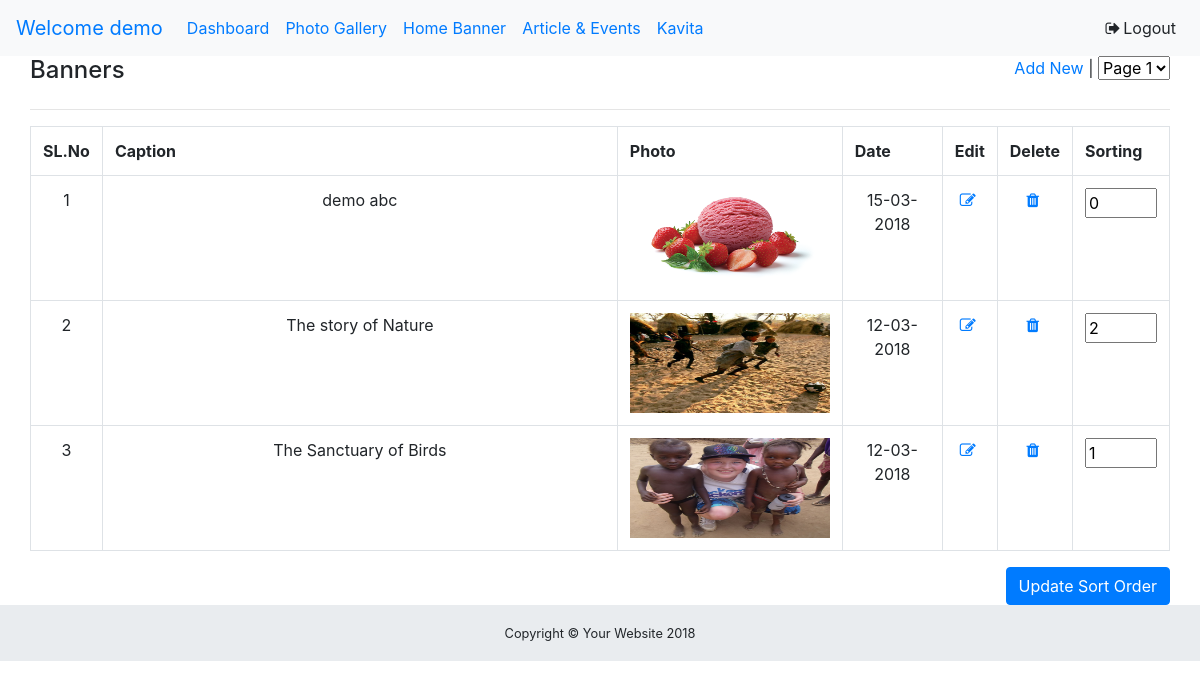
Page /cms/banner.php (signed in) on the committed database.
### tables this page shows
CREATE TABLE `tbl_banner` (
  `photo_id` int(11) NOT NULL,
  `photo_caption` varchar(250) DEFAULT NULL,
  `photo_file` varchar(250) DEFAULT NULL,
  `photo_date` varchar(200) DEFAULT NULL,
  `sort_order` int(11) DEFAULT '0',
  `status` int(11) DEFAULT '1'
);

### cms/includes/functions/common.php (called while the page is built, shortened)
<?php
function outText($str) {
	$str = stripslashes($str);
	return $str;
}
function currentPage() {
	$currentpageurl = $_SERVER['PHP_SELF'];
	return $currentpageurl;
}
function isLoggedin() {
	if( isset($_SESSION[SES]['admin']) && count($_SESSION[SES]['admin'])>0 ) {
		return true;
	}
	else {
		return false;
	}
}
?>

### includes/classes/sitedata.cls.php (called while the page is built, shortened)
<?php
class SiteData	{
	var $oDb;
	function SiteData()	{
		$this->oDb = new WADB(SYSTEM_DBHOST, SYSTEM_DBNAME, SYSTEM_DBUSER, SYSTEM_DBPWD);
		return TRUE;
	}
	function getData($sSql)	{
		$hData  = $this->oDb->selectRecords($sSql);
		$iNumOfItems = $this->oDb->getNumberOfRecords();
		$ahomeData = array('NO_OF_ITEMS'=>$iNumOfItems, 'oDATA'=>$hData);
		return $ahomeData ;
	}
}
?>

### includes/classes/Banner.cls.php (called while the page is built, shortened)
<?php
class Banner extends SiteData {
	function getTotalPages() {
		$sql="select COUNT(*) as total from ".BANNER." order by sort_order desc";
		$res = $this->getData($sql);
		return $res['oDATA'][0]['total'];
	}
	function getAllBanners($page=0, $orderby="id", $order="desc") {
		$sql="select * from ".BANNER." order by $orderby $order limit $page,".PAGE_LIMIT;
		$res = $this->getData($sql);
		return $res;
	}
}
?>

### includes/classes/db.cls.php (called while the page is built, shortened)
<?php
class WADB
	{
		public $iNoOfRecords;
		public $bSelectRecords;
		private $oDbLink;
		function WADB ($sDbHost, $sDbName, $sDbUser, $sDbPwd)
		{
			$this->oDbLink = mysqli_connect ($sDbHost, $sDbUser, $sDbPwd,$sDbName) or die ("MySQL DB could not be connected");
		}
		function selectRecords($sSqlQuery)
		{
			$this->oQueryResult = mysqli_query($this->oDbLink, $sSqlQuery) or die(mysqli_error($this->oDbLink));
			$this->iNoOfRecords = mysqli_num_rows($this->oQueryResult);
			if ($this->iNoOfRecords > 0) {
				while ($oRow = mysqli_fetch_assoc($this->oQueryResult)) {
					$this->bSelectRecords[] = $oRow;
				}
			}
			$this->aArrRec = $this->bSelectRecords;
			return $this->aArrRec;
		}
		function getNumberOfRecords () {
			return $this->iNoOfRecords;
		}
	}
?>

### cms/includes/banner_list.php (the view, shortened to what this page needs)
 <?php
$total_page = $bannerObj->getTotalPages();
$page = isset($_GET['page'])?(int)$_GET['page']:0;
$orderby = isset($_SESSION[SES]['banner']['orderby'])?$_SESSION[SES]['banner']['orderby']:"photo_id";
$order = isset($_SESSION[SES]['banner']['order'])?$_SESSION[SES]['banner']['order']:"desc";
$res = $bannerObj->getAllBanners($page*PAGE_LIMIT,$orderby, $order);
$total = $res['NO_OF_ITEMS'];
?>
<div class="col-12">
  <div class="pull-left"><h4>Banners</h4></div>
  <div class="pull-right"><a href="<?=$_curpage?>?q=add">Add New</a> | <?php if($total_page>1){?><select name="page" onchange="document.location.href='<?=$_curpage?>?page='+this.value" class="sel1"><?php
		for($i=0;$i<ceil($total_page/PAGE_LIMIT);$i++) {
			if(isset($_GET['page']) && $_GET['page']!="" && $_GET['page']==$i) {
			echo '<option value="'.$i.'" selected="selected">Page '.($i+1).'</option>';}
			else {echo '<option value="'.$i.'">Page '.($i+1).'</option>';}
		} ?></select> <?php }?>
		</div>
 <div class="clearfix"></div>
  <hr/>
<?php if($total>0) {?>
<form action="BannerAction.php" method="post" >
<table class="table table-bordered">
	<tr>
		<th width="30">SL.No</th>
		<th>Caption</th>
		<th width="200">Photo</th>
		<th width="100">Date</th>
		 <th width="30">Edit</th>
	   <th width="30">Delete</th>
	  <th width="30">Sorting</th>
	</tr>
	<?php
for($i=0;$i<$total;$i++) {
	$photo_id = $res['oDATA'][$i]['photo_id'];
	$photo_file = outText($res['oDATA'][$i]['photo_file']);
	$photo_caption = outText($res['oDATA'][$i]['photo_caption']);
	$photo_date = outText($res['oDATA'][$i]['photo_date']);
	$sort_order = outText($res['oDATA'][$i]['sort_order']);
	if($photo_file!="") {
		$image = "<img src='../photo/".$photo_file."' height='100' width='200' border='0' />";
	}
	else {$image = "";}
?>
	<tr>
		<td align="center" width="5%"><?=($i+1)?></td>
		<td align="center" ><?=($photo_caption)?></td>
		<td align="center"><?=$image?></td>
		<td align="center" width="90"><?=$photo_date?></td>
		<td width="50" height="25" align="center"><a href="<?=$_curpage?>?q=edit&id=<?=md5($photo_id)?>"><i class="fa fa-fw fa-edit">&nbsp;</i></a></td>
		<td width="53" height="25" align="center"><a href="javascript:void(0)" onClick="deletePhoto(<?=$photo_id?>)"><i class="fa fa-fw fa-trash">&nbsp;</i></a></td>
		<td width="25" align="center"><input type="text" class="minitbox" value="<?=$sort_order?>" name="sortorder[j<?=$photo_id?>]" size="2"/></td>
	</tr>
<?php } ?>
</table>
<div align="right"><input type="submit" value="Update Sort Order" class="btn btn-primary"/></div>
</form>
  <?php } ?>
</div>

### cms/banner.php (shortened to what this page needs)
<?php
require_once("../includes/classes/db.cls.php");
require_once("../includes/classes/sitedata.cls.php");
require_once("includes/functions/common.php");
require_once("../includes/classes/Banner.cls.php");
$bannerObj = new Banner();
$_curpage = currentPage();
?>
<!DOCTYPE html>
<html lang="en">
<head>
  <link href="vendor/bootstrap/css/bootstrap.min.css" rel="stylesheet">
  <link href="vendor/font-awesome/css/font-awesome.min.css" rel="stylesheet" type="text/css">
  <link href="css/sb-admin.css" rel="stylesheet">
</head>
<body>
  <?php include('header.php');?>
  <div class="content-wrapper">
    <div class="container-fluid">
      <div class="row">
        <div class="col-12">
        <?php
		$q= isset($_GET['q'])?$_GET['q']:"";
		switch($q) {
			default:  {include_once("includes/banner_list.php"); break;}
		}?>
        </div>
      </div>
    </div>
   <?php include('footer.php');?>
</body>
</html>

### cms/header.php (shortened to what this page needs)
<nav class="navbar navbar-expand-sm bg-light" id="mainNav">
<?php if(isLoggedin()) { ?>
         <a class="navbar-brand" href="index.php">Welcome <?=$_SESSION[SES]['admin']['admin_name']?> </a>
        <?php } else {echo '&nbsp';}?>
    <div class="collapse navbar-collapse" id="navbarResponsive">
      <ul class="navbar-nav navbar-sidenav" id="exampleAccordion">
        <li class="nav-item" data-toggle="tooltip" data-placement="right" title="Dashboard">
          <a class="nav-link" href="index.php">
            <span class="nav-link-text">Dashboard</span>
          </a>
        </li>
        <li class="nav-item" data-toggle="tooltip" data-placement="right" title="Charts">
          <a class="nav-link" href="photo-gallery.php">
            <span class="nav-link-text">Photo Gallery</span>
          </a>
        </li>
         <li class="nav-item" data-toggle="tooltip" data-placement="right" title="Charts">
          <a class="nav-link" href="banner.php">
            <span class="nav-link-text">Home Banner</span>
          </a>
        </li>
		<li class="nav-item" data-toggle="tooltip" data-placement="right" title="Charts">
          <a class="nav-link" href="news-events.php">
            <span class="nav-link-text">Article & Events</span>
          </a>
        </li>
		<li class="nav-item" data-toggle="tooltip" data-placement="right" title="Charts">
          <a class="nav-link" href="kavita.php">
            <span class="nav-link-text">Kavita</span>
          </a>
        </li>
      </ul>
      <ul class="navbar-nav ml-auto">
        <li class="nav-item">
		<?php if(isLoggedin()) { ?>
            <a class="nav-link" data-toggle="modal" data-target="#exampleModal" onclick="document.location.href='logout.php'" title="Click me">
            <i class="fa fa-fw fa-sign-out"></i>Logout</a>
        <?php } else {echo '&nbsp';}?>
        </li>
      </ul>
    </div>
  </nav>

### cms/footer.php
<footer class="sticky-footer">
        <div class="text-center">
          <small>Copyright © Your Website 2018</small>
        </div>
    </footer>

### cms/css/sb-admin.css (style rules this page uses)
footer.sticky-footer { background-color: #e9ecef; width: 100%; line-height: 55px; }
@media (min-width: 992px) { footer.sticky-footer { width: 100%; } }

### rows in the picture
tbl_banner: photo_caption "demo abc", photo_file (picture), photo_date "15-03-2018", sort_order "0"
tbl_banner: photo_caption "The story of Nature", photo_file (picture), photo_date "12-03-2018", sort_order "2"
tbl_banner: photo_caption "The Sanctuary of Birds", photo_file (picture), photo_date "12-03-2018", sort_order "1"

### other values in the picture
$_SESSION[SES]['admin']['admin_name'] "demo"
